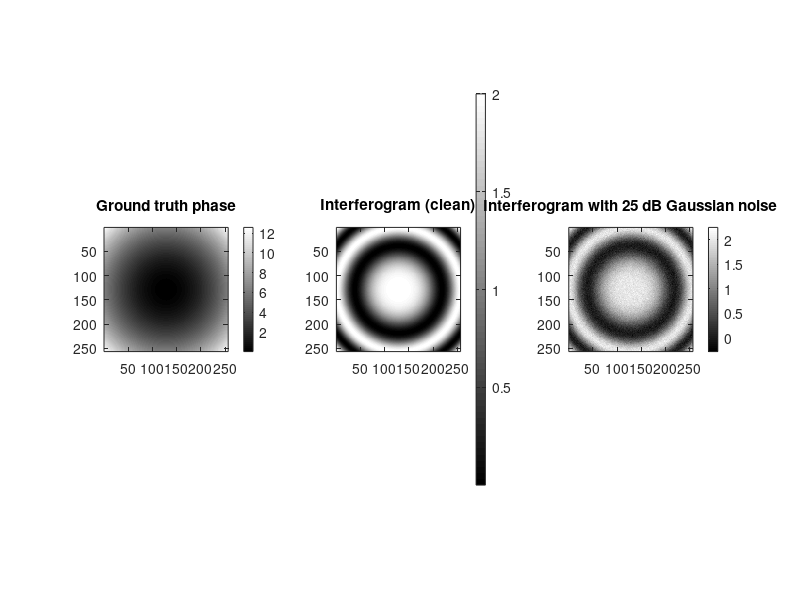

This figure's MATLAB source:
clc; clear; close all;

%% ================== 1. TẠO DỮ LIỆU PHA GIẢ LẬP ==================
M = 256; N = 256;
[x,y] = meshgrid(linspace(-2,2,N), linspace(-2,2,M));

% Pha object (ground truth)
phi = pi/2 * (x.^2 + y.^2);   % ví dụ mặt parabol

% Interferogram lý tưởng
I_clean = 1 + cos(phi);

%% ================== 2. THÊM GAUSSIAN NOISE VỚI 25 dB ==================
SNR_dB = 25;
I_noisy = awgn(I_clean, SNR_dB, 'measured');  % thêm nhiễu Gaussian

%% ================== 3. HIỂN THỊ ==================
figure;
subplot(1,3,1);
imagesc(phi); axis image; colormap jet; colorbar;
title('Ground truth phase');

subplot(1,3,2);
imagesc(I_clean); axis image; colormap gray; colorbar;
title('Interferogram (clean)');

subplot(1,3,3);
imagesc(I_noisy); axis image; colormap gray; colorbar;
title(sprintf('Interferogram with %d dB Gaussian noise', SNR_dB));
